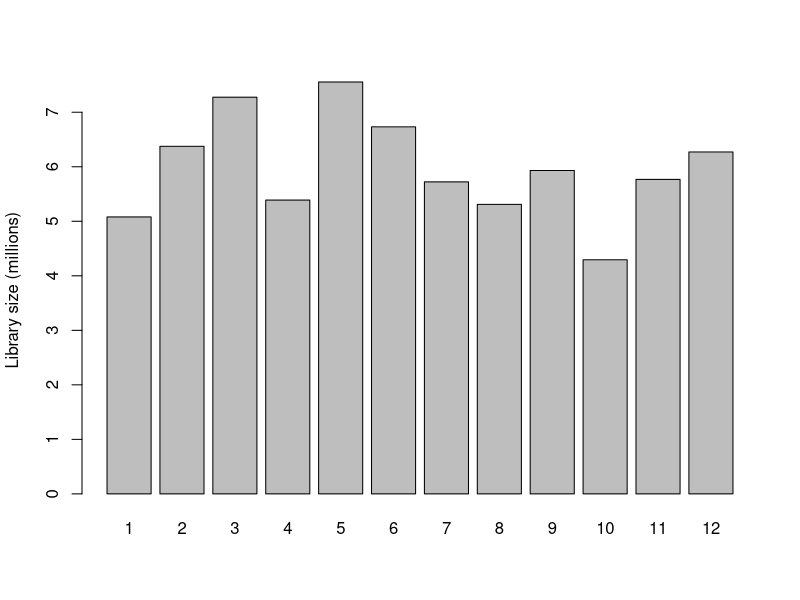
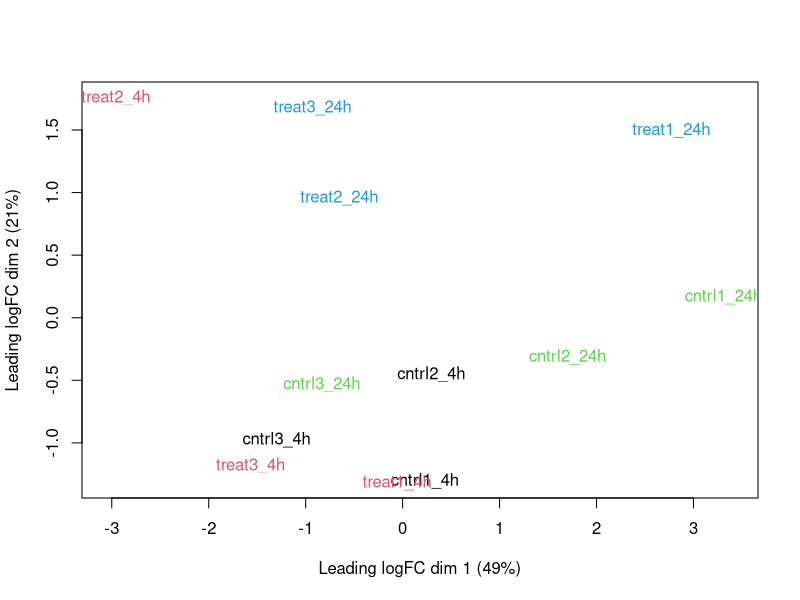
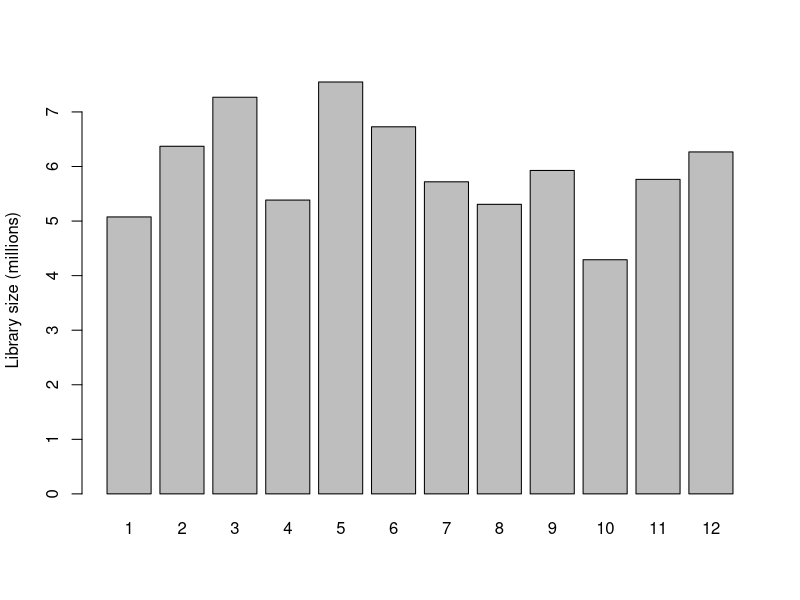
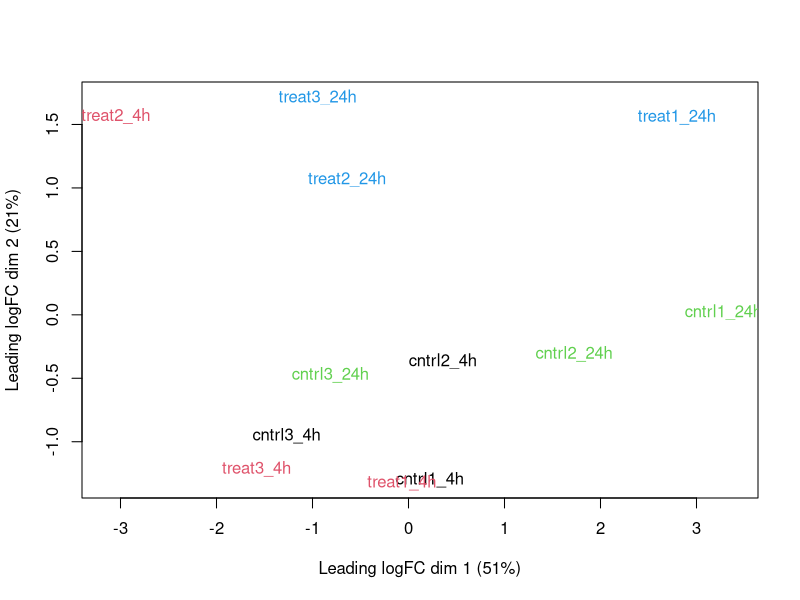
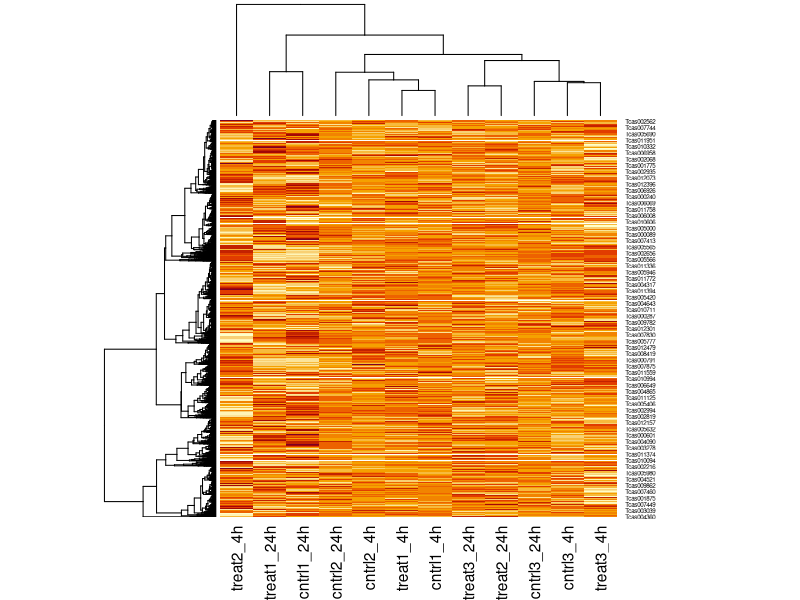
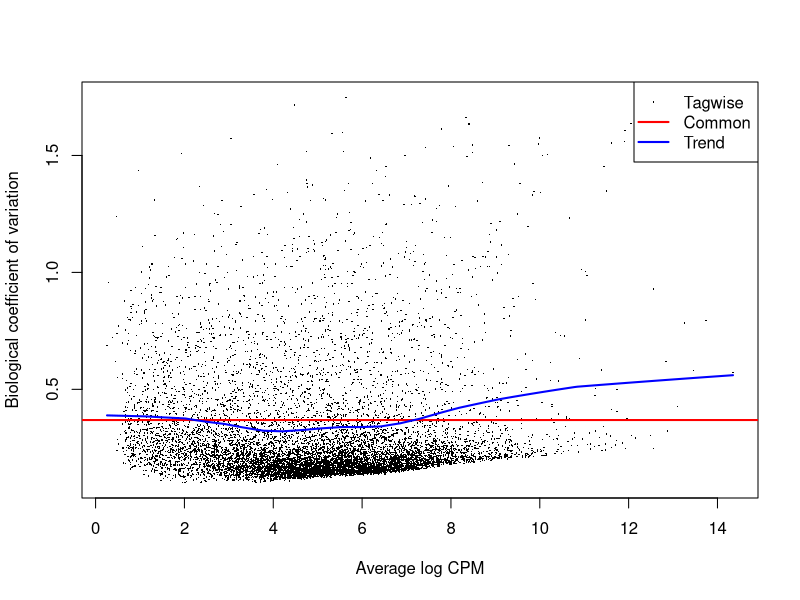
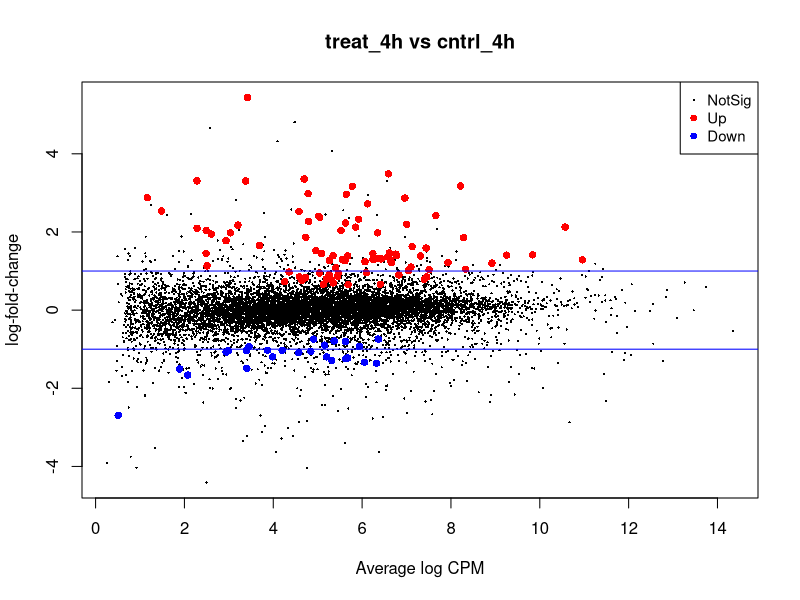
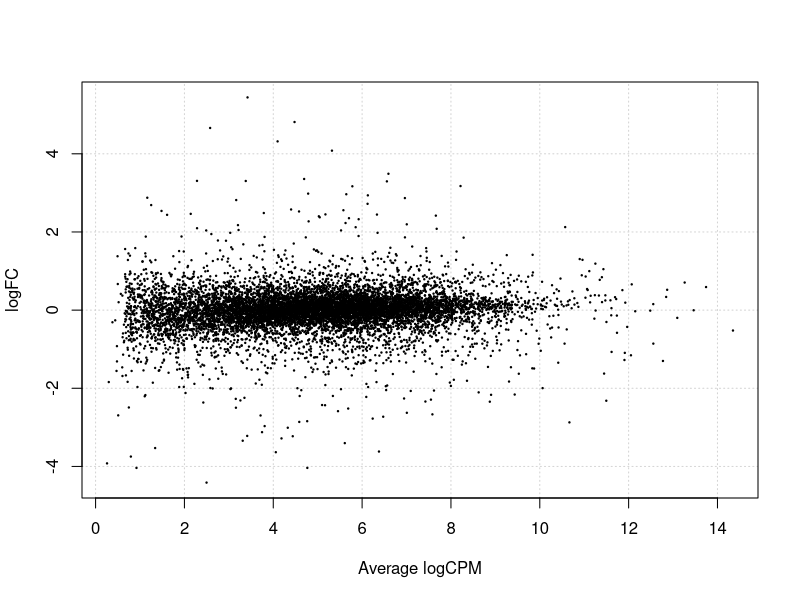

These figures' R source, in order: (Note: this script raises an error after producing the figures.)
# set the working directory
setwd("/Users/bamflappy/NFCDSWorkshop_Day2/script_data/")

# import gene count data
tribolium_counts <- read.csv("TriboliumCounts.csv", row.names="X")

# select a subset of the gene count data
#tribolium_counts[ , 1:6]

#Add grouping factor
group <- factor(c(rep("cntrl_4h",3), rep("cntrl_24h",3), rep("treat_4h",3), rep("treat_24h",3)))

#BiocManager::install("edgeR")

library("edgeR")

#Create DGE list object
list <- DGEList(counts=tribolium_counts,group=group)

#Plot the library sizes before normalization and write to a jpg file
jpeg("exactTest_librarySizes_beforeNorm.jpg")
barplot(list$samples$lib.size*1e-6, names=1:12, ylab="Library size (millions)")
dev.off() 

#Draw a MDS plot to show the relative similarities of the samples
# and to view batch and treatment effects before normalization
jpeg("exactTest_MDS_beforeNorm.jpg")
plotMDS(list, col=rep(1:12, each=3))
dev.off()

#There is no purpose in analysing genes that are not expressed in either 
# experimental condition, so genes are first filtered on expression levels
keep <- filterByExpr(list)
table(keep)
list <- list[keep, , keep.lib.sizes=FALSE]

#Calculate normalized factors
list <- calcNormFactors(list)
normList <- cpm(list, normalized.lib.sizes=TRUE)

#Write the normalized counts to a file
write.table(normList, file="tribolium_normalizedCounts.csv", sep=",", row.names=TRUE)

#View normalization factors
list$samples
dim(list)

#Plot the library sizes after normalization
jpeg("exactTest_librarySizes_afterNorm.jpg")
barplot(list$samples$lib.size*1e-6, names=1:12, ylab="Library size (millions)")
dev.off()

#Draw a MDS plot to show the relative similarities of the samples
# and to view batch and treatment effects after normalization
jpeg("exactTest_MDS_afterNorm.jpg")
plotMDS(list, col=rep(1:12, each=3))
dev.off()

#Calculate the log CPM of the gene count data
logcpm <- cpm(list, log=TRUE)

#Draw a heatmap of individual RNA-seq samples using moderated
# log-counts-per-million after normalization
jpeg("exactTest_logCPM.jpg")
heatmap(logcpm)
dev.off()

#Produce a matrix of pseudo-counts
#Estimate common dispersion and tagwise dispersions
list <- estimateDisp(list)
list$common.dispersion

#View dispersion estimates and biological coefficient of variation
jpeg("exactTest_BCV.jpg")
plotBCV(list)
dev.off()

##############
#Perform an exact test for treat_4h vs ctrl_4h
tested_4h <- exactTest(list, pair=c("cntrl_4h", "treat_4h"))

#Create results table of DE genes
resultsTbl_4h <- topTags(tested_4h, n=nrow(tested_4h$table))$table

#Create a table of DE genes filtered by FDR
resultsTbl_4h.keep <- resultsTbl_4h$FDR <= 0.05
resultsTbl_4h_filtered <- resultsTbl_4h[resultsTbl_4h.keep,]

#Write the results of the exact tests to a csv file
write.table(resultsTbl_4h_filtered, file="exactTest_4h_filtered.csv", sep=",", row.names=TRUE)

#Look at the counts-per-million in individual samples for the top genes
o <- order(tested_4h$table$PValue)
cpm(list)[o[1:10],]

#View the total number of differentially expressed genes at a p-value of 0.05
summary(decideTests(tested_4h))

#Plot log-fold change against log-counts per million, with DE genes highlighted
#The blue lines indicate 2-fold changes
jpeg("exactTest_4h_DE.jpg")
plotMD(tested_4h)
abline(h=c(-1, 1), col="blue")
dev.off()

#Make a mean-difference plot of two libraries of count data with smearing of points
#  with very low counts, especially those that are zero for one of the columns
jpeg("exactTest_4h_smear.jpg")
plotSmear(tested_4h)
dev.off()

##############
#Perform an exact test for treat_24h vs ctrl_24h
tested_24h <- exactTest(list, pair=c("cntrl_24h", "treat_24h"))

#Create a table of DE genes filtered by FDR
resultsTbl_24h <- topTags(tested_24h, n=nrow(tested_24h$table))$table

#Create filtered results table of DE genes
resultsTbl_24h.keep <- resultsTbl_24h$FDR <= 0.05
resultsTbl_24h_filtered <- resultsTbl_24h[resultsTbl_24h.keep,]

#Write the results of the exact tests to a csv file
write.table(resultsTbl_24h_filtered, file="exactTest_24h_filtered.csv", sep=",", row.names=TRUE)

#Look at the counts-per-million in individual samples for the top genes
o <- order(tested_24h$table$PValue)
cpm(list)[o[1:10],]

#View the total number of differentially expressed genes at a p-value of 0.05
summary(decideTests(tested_24h))

#Plot log-fold change against log-counts per million, with DE genes highlighted
#The blue lines indicate 2-fold changes
jpeg("exactTest_24h_DE.jpg")
plotMD(tested_24h)
abline(h=c(-1, 1), col="blue")
dev.off()

#Make a mean-difference plot of two libraries of count data with smearing of points
#  with very low counts, especially those that are zero for one of the columns
jpeg("exactTest_24h_smear.jpg")
plotSmear(tested_24h)
dev.off()

##############
#Perform an exact test for treat_4h vs treat_24h
tested_treat <- exactTest(list, pair=c("treat_24h", "treat_4h"))

#Create a table of DE genes filtered by FDR
resultsTbl_treat <- topTags(tested_treat, n=nrow(tested_treat$table))$table

#Create filtered results table of DE genes
resultsTbl_treat.keep <- resultsTbl_treat$FDR <= 0.05
resultsTbl_treat_filtered <- resultsTbl_treat[resultsTbl_treat.keep,]

#Write the results of the exact tests to a csv file
write.table(resultsTbl_treat_filtered, file="exactTest_treat_filtered.csv", sep=",", row.names=TRUE)

#Look at the counts-per-million in individual samples for the top genes
o <- order(tested_treat$table$PValue)
cpm(list)[o[1:10],]

#View the total number of differentially expressed genes at a p-value of 0.05
summary(decideTests(tested_treat))

#Plot log-fold change against log-counts per million, with DE genes highlighted
#The blue lines indicate 2-fold changes
jpeg("exactTest_treat_DE.jpg")
plotMD(tested_treat)
abline(h=c(-1, 1), col="blue")
dev.off()

#Make a mean-difference plot of two libraries of count data with smearing of points
#  with very low counts, especially those that are zero for one of the columns
jpeg("exactTest_treat_smear.jpg")
plotSmear(tested_treat)
dev.off()

##############
#Perform an exact test for cntrl_4h vs nctrl_24h
tested_cntrl <- exactTest(list, pair=c("treat_24h", "treat_4h"))

#Create a table of DE genes filtered by FDR
resultsTbl_nctrl <- topTags(tested_cntrl, n=nrow(tested_cntrl$table))$table

#Create filtered results table of DE genes
resultsTbl_nctrl.keep <- resultsTbl_nctrl$FDR <= 0.05
resultsTbl_treat_filtered <- resultsTbl_nctrl[resultsTbl_nctrl.keep,]

#Write the results of the exact tests to a csv file
write.table(resultsTbl_cntrl_filtered, file="exactTest_cntrl_filtered.csv", sep=",", row.names=TRUE)

#Look at the counts-per-million in individual samples for the top genes
o <- order(tested_cntrl$table$PValue)
cpm(list)[o[1:10],]

#View the total number of differentially expressed genes at a p-value of 0.05
summary(decideTests(tested_cntrl))

#Plot log-fold change against log-counts per million, with DE genes highlighted
#The blue lines indicate 2-fold changes
jpeg("exactTest_cntrl_DE.jpg")
plotMD(tested_cntrl)
abline(h=c(-1, 1), col="blue")
dev.off()

#Make a mean-difference plot of two libraries of count data with smearing of points
#  with very low counts, especially those that are zero for one of the columns
jpeg("exactTest_cntrl_smear.jpg")
plotSmear(tested_cntrl)
dev.off()
